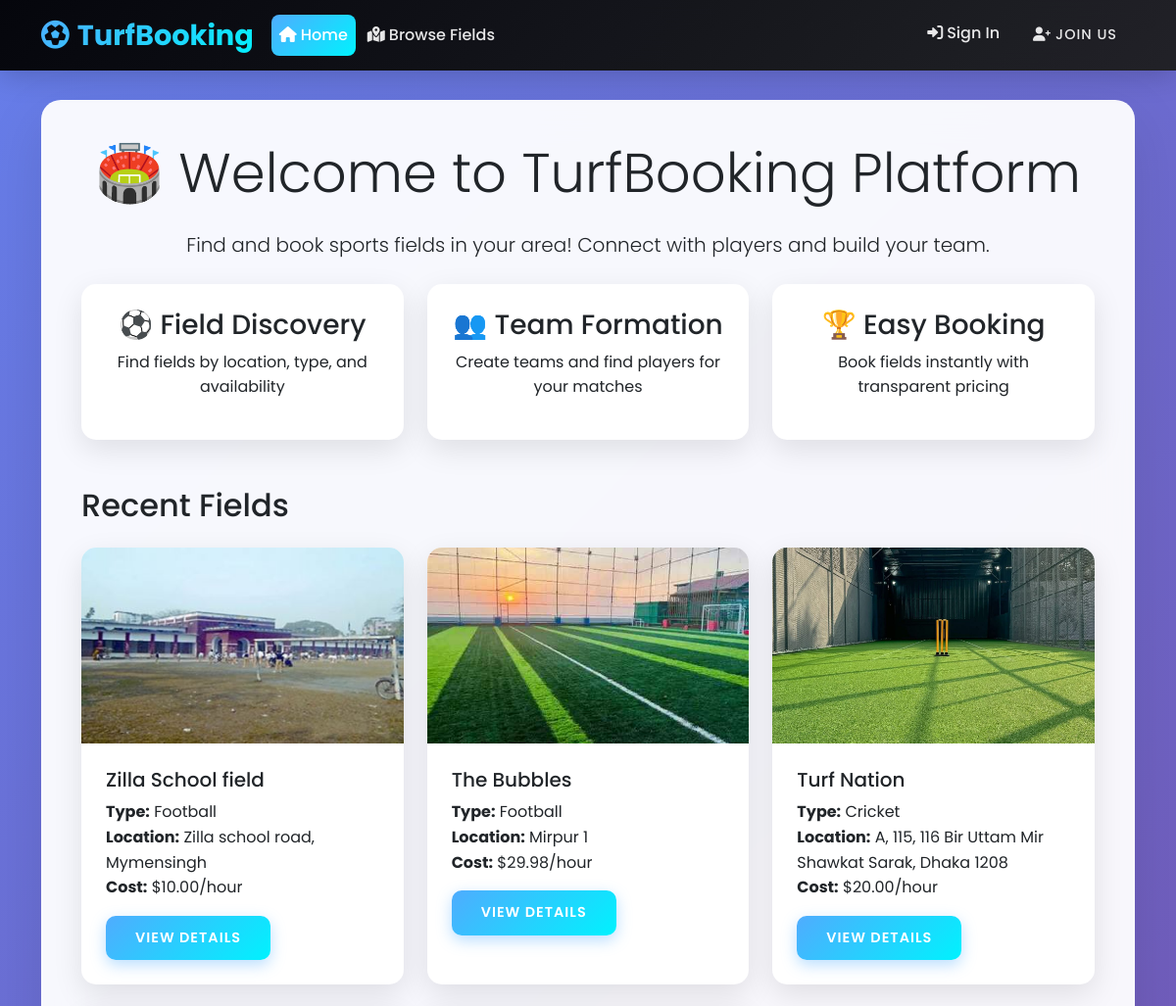
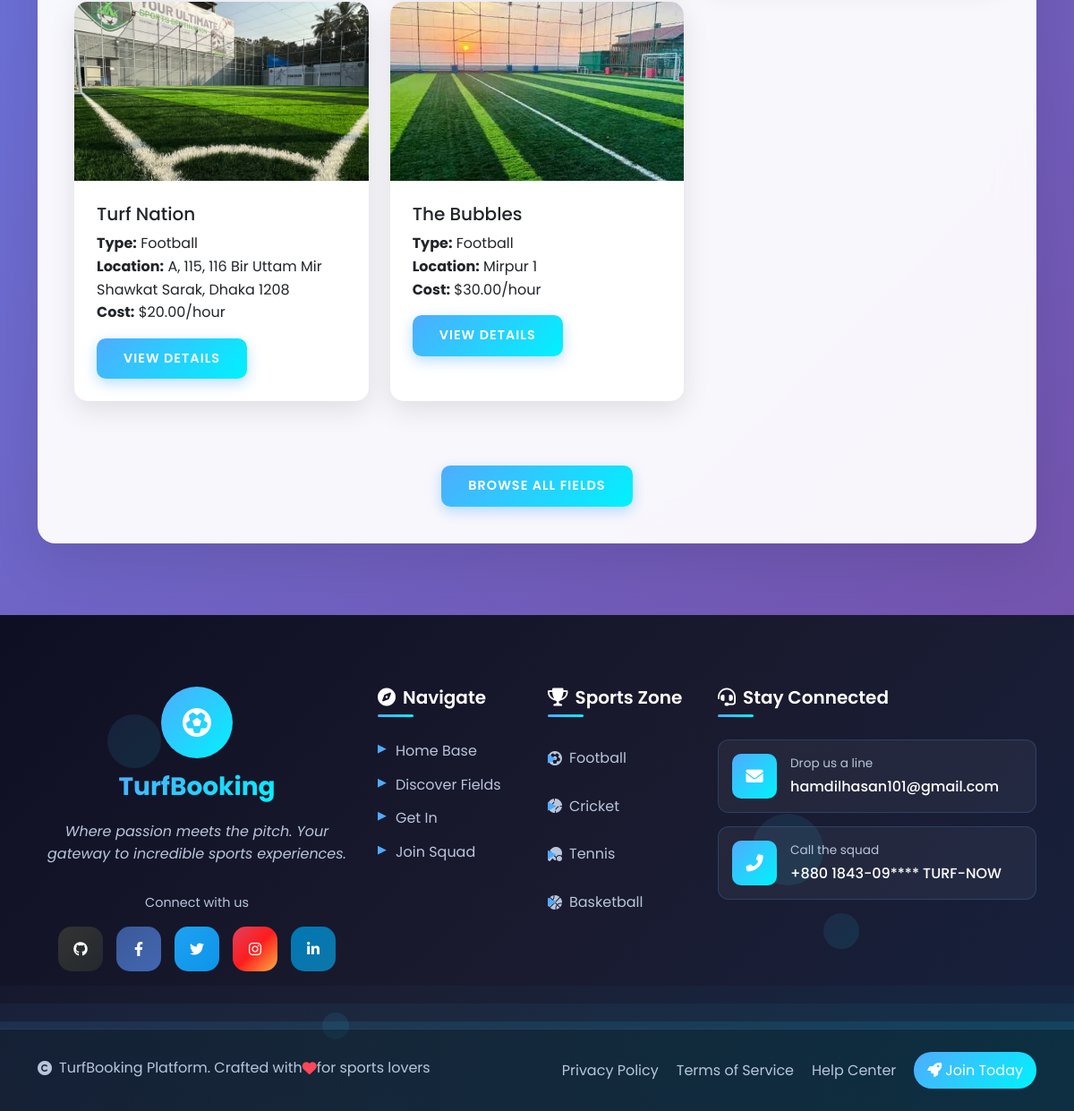
The page / on the database its author committed (2 pictures, top to bottom).
### fields/models.py (models this page shows, shortened)
class Field(models.Model):
    FIELD_TYPES = (
        ('Cricket', 'Cricket'),
        ('Football', 'Football'),
        ('Tennis', 'Tennis'),
        ('Basketball', 'Basketball'),
    )
    AVAILABILITY = (
        ('Free', 'Free'),
        ('Paid', 'Paid'),
    )
    owner = models.ForeignKey(User, on_delete=models.CASCADE)
    name = models.CharField(max_length=200)
    field_type = models.CharField(max_length=20, choices=FIELD_TYPES)
    location = models.CharField(max_length=300)
    cost_per_hour = models.DecimalField(max_digits=10, decimal_places=2)
    availability_type = models.CharField(max_length=10, choices=AVAILABILITY)
    description = models.TextField(max_length=1000)
    image = models.ImageField(upload_to='fields/', blank=True, null=True)
    is_women_only = models.BooleanField(default=False)
    capacity = models.PositiveIntegerField()
    amenities = models.TextField(max_length=500, blank=True)
    is_active = models.BooleanField(default=True)
    created_at = models.DateTimeField(auto_now_add=True)

### fields/views.py (the view)
# urls.py: path('', home, name='home'),
def home(request):
    recent_fields = Field.objects.filter(is_active=True).order_by('-created_at')[:6]
    context = {
        'recent_fields': recent_fields,
    }
    return render(request, "home.html", context)

### templates/home.html (shortened to what this page needs)
{% extends 'base.html' %}
{% block content %}
<div class="text-center mb-5">
    <h1 class="display-4 mb-4">🏟️ Welcome to TurfBooking Platform</h1>
    <p class="lead">Find and book sports fields in your area! Connect with players and build your team.</p>
    <div class="row mt-4">
        <div class="col-md-4">
            <div class="card h-100">
                <div class="card-body text-center">
                    <h3>⚽ Field Discovery</h3>
                    <p>Find fields by location, type, and availability</p>
                </div>
            </div>
        </div>
        <div class="col-md-4">
            <div class="card h-100">
                <div class="card-body text-center">
                    <h3>👥 Team Formation</h3>
                    <p>Create teams and find players for your matches</p>
                </div>
            </div>
        </div>
        <div class="col-md-4">
            <div class="card h-100">
                <div class="card-body text-center">
                    <h3>🏆 Easy Booking</h3>
                    <p>Book fields instantly with transparent pricing</p>
                </div>
            </div>
        </div>
    </div>
</div>
<h2 class="mb-4">Recent Fields</h2>
<div class="row">
    {% for field in recent_fields %}
        <div class="col-md-4 mb-4">
            <div class="card h-100">
                {% if field.image %}
                    <img src="{{ field.image.url }}" class="card-img-top" alt="{{ field.name }}" style="height: 200px; object-fit: cover;">
                {% else %}
                    <div class="card-img-top bg-secondary d-flex align-items-center justify-content-center" style="height: 200px;">
                        <span class="text-white">🏟️</span>
                    </div>
                {% endif %}
                <div class="card-body">
                    <h5 class="card-title">{{ field.name }}</h5>
                    <p class="card-text">
                        <strong>Type:</strong> {{ field.field_type }}<br>
                        <strong>Location:</strong> {{ field.location }}<br>
                        <strong>Cost:</strong> ${{ field.cost_per_hour }}/hour
                        {% if field.is_women_only %}
                            <span class="badge bg-pink">Women Only</span>
                        {% endif %}
                    </p>
                    <a href="{% url 'fields:field_detail' field.id %}" class="btn btn-primary">View Details</a>
                </div>
            </div>
        </div>
    {% empty %}
        <div class="col-12">
            <p class="text-center">No fields available at the moment.</p>
        </div>
    {% endfor %}
</div>
<div class="text-center mt-5">
    <a href="{% url 'fields:fields' %}" class="btn btn-primary btn-lg">Browse All Fields</a>
</div>
{% endblock %}

### static/css/style.css (style rules this page uses)
* { margin: 0; padding: 0; box-sizing: border-box; }
body { font-family: 'Poppins', sans-serif; background: linear-gradient(135deg, #667eea 0%, #764ba2 100%); min-height: 100vh; line-height: 1.6; }
.card { border: none; border-radius: 15px; box-shadow: 0 10px 30px rgba(0, 0, 0, 0.1); transition: all 0.3s ease; overflow: hidden; background: white; }
.card-body { padding: 25px; }
.card-img-top { transition: all 0.3s ease; }
.btn { border: none; border-radius: 10px; font-weight: 600; padding: 12px 30px; transition: all 0.3s ease; text-transform: uppercase; letter-spacing: 1px; font-size: 0.9rem; position: relative; overflow: hidden; }
.btn:before { content: ''; position: absolute; top: 0; left: -100%; width: 100%; height: 100%; background: linear-gradient(90deg, transparent, rgba(255, 255, 255, 0.2), transparent); transition: all 0.5s; }
.btn-primary { background: linear-gradient(135deg, #4facfe 0%, #00f2fe 100%); color: white; box-shadow: 0 5px 15px rgba(79, 172, 254, 0.4); }
.badge { border-radius: 20px; padding: 5px 10px; font-weight: 500; font-size: 0.75rem; }

### rows shown on the page
Field: image (picture), name "Zilla School field", field_type "Football", location "Zilla school road, Mymensingh", cost_per_hour "10.00"
Field: image (picture), name "The Bubbles", field_type "Football", location "Mirpur 1", cost_per_hour "29.98"
Field: image (picture), name "Turf Nation", field_type "Cricket", location "A, 115, 116 Bir Uttam Mir Shawkat Sarak, Dhaka 1208", cost_per_hour "20.00"
Field: image (picture), name "Turf Nation", field_type "Football", location "A, 115, 116 Bir Uttam Mir Shawkat Sarak, Dhaka 1208", cost_per_hour "20.00"
Field: image (picture), name "The Bubbles", field_type "Football", location "Mirpur 1", cost_per_hour "30.00"
